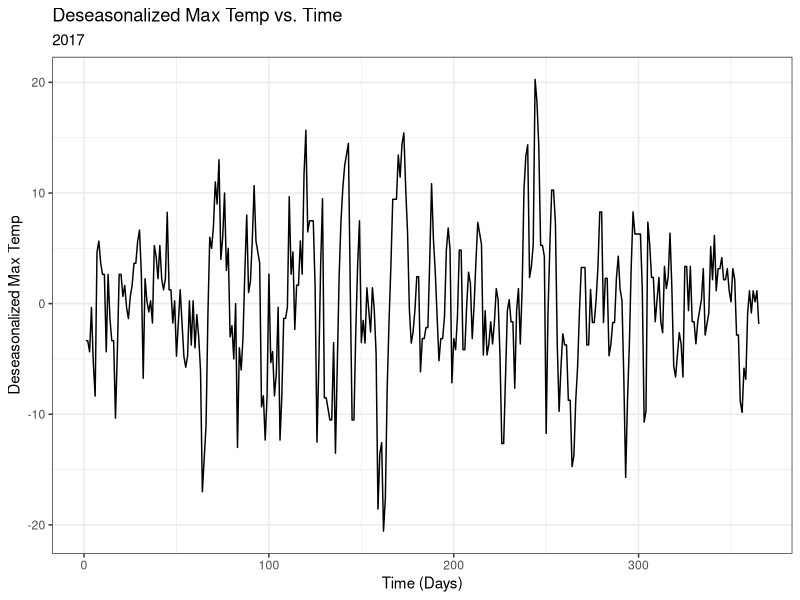
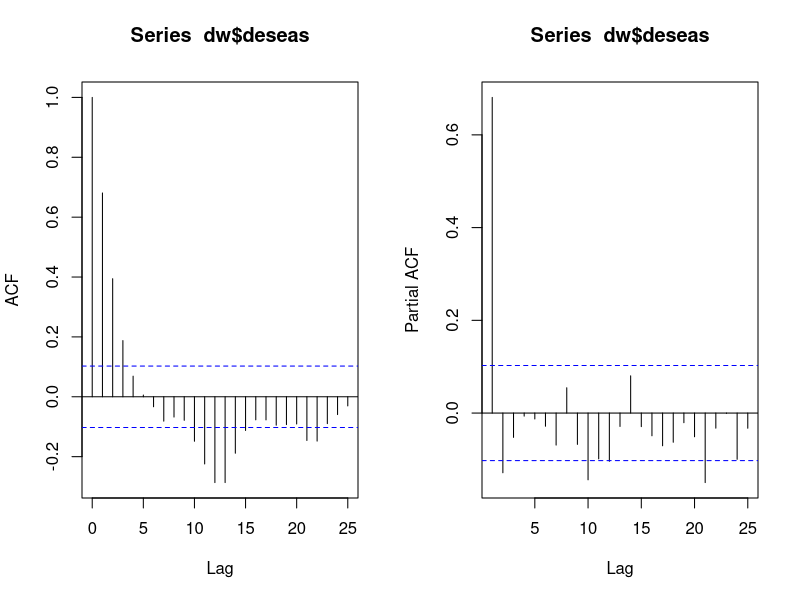
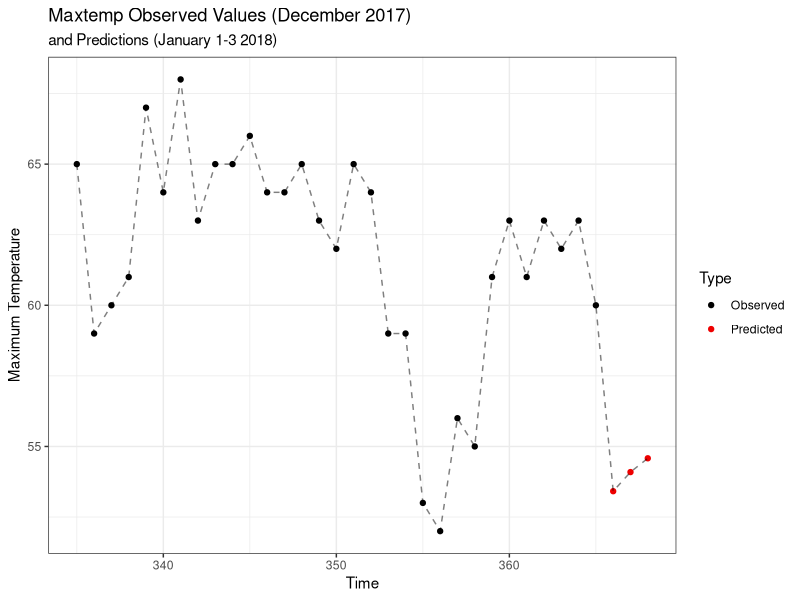

Generate these figures, in order, with R:
## ---- chunk 1
library(tidyverse)
library(ggthemes)
library(Hmisc)
library(lmtest)
library(forecast)

## ---- chunk 2
DavisWeather = read.csv("DavisWeather.csv")[,-1]
head(DavisWeather)

dw = DavisWeather %>% filter(year == 2017)
seasonal.model = lm(maxtemp ~ as.factor(month), data = dw)
dw$deseas = seasonal.model$residuals
dw$t = 1:nrow(dw)
dw %>% ggplot(aes(x = t, y = deseas)) + geom_line() + theme_bw() + 
  scale_x_continuous("Time (Days)") + scale_y_continuous("Deseasonalized Max Temp") +
  ggtitle("Deseasonalized Max Temp vs. Time", subtitle = "2017")
## ---- chunk 3
par(mfrow = c(1,2))
acf(dw$deseas)
pacf(dw$deseas)
par(mfrow = c(1,1))
## ---- chunk 4
dw$L1.deseas = Lag(dw$deseas, 1)
ar1.model = lm(deseas ~ L1.deseas, data = dw)
bgtest(ar1.model)
## ---- chunk 5
cat("\\newpage")
## ---- chunk 6
dw$L2.deseas = Lag(dw$deseas, 2)
ar2.model = lm(deseas ~ L1.deseas + L2.deseas, data = dw)
bgtest(ar2.model)
## ---- chunk 7
auto.model = auto.arima(dw$deseas);auto.model
## ---- chunk 8
cat("\\newpage")
## ---- chunk 9
f = forecast(auto.model, h = 3)
#c(f$x[350:365])

c(f$mean)
rawpred = seasonal.model$coefficients[1] + f$mean

Observed = dw$maxtemp[335:365]
Predicted = rawpred
mtemp = c(Observed, Predicted)
Type = c(rep("Observed", 31), rep("Predicted", 3))
t = 335:368
cbind.data.frame(t, mtemp, Type) %>% 
  ggplot(aes(x = t, y = mtemp)) + geom_point(aes(color = Type)) + 
  geom_line(linetype = "dashed", alpha = I(1/2)) + theme_bw() +
  ggtitle("Maxtemp Observed Values (December 2017)", 
          subtitle = "and Predictions (January 1-3 2018)") + 
  scale_x_continuous("Time") + scale_y_continuous("Maximum Temperature") +
  scale_color_manual(values = c("black", "red2"))
## ---- chunk 10
cat("\\newpage")
